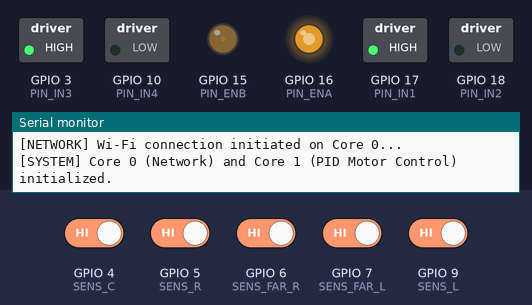
This program was run on a simulated ESP32-S3. On the bench: switched loads named in the program (green lamp = pin HIGH), output pins drawn as LEDs (lit = HIGH), the last lines printed to the serial monitor. The test bench sets the inputs (shaded band); at power-on: GPIO 4 (SENS_C), GPIO 5 (SENS_R), GPIO 6 (SENS_FAR_R), GPIO 7 (SENS_FAR_L), GPIO 9 (SENS_L) HIGH. WiFi joins after 1.5 s; servers stay silent unless stated.

Above: at 1.2 s.
1.3 s: GPIO 4 (SENS_C) driven LOW
At 2.1 s:
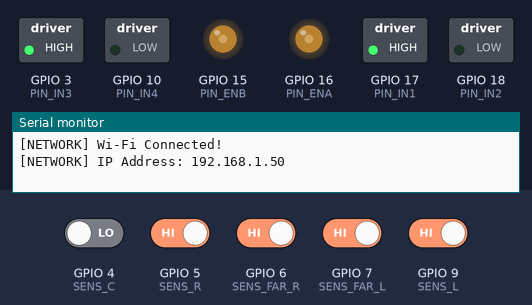
2.8 s: GPIO 5 (SENS_R) driven LOW
At 3.3 s:
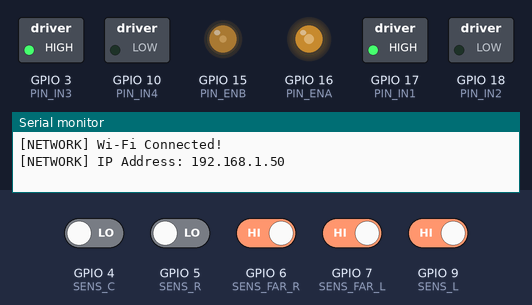
4.3 s: GPIO 7 (SENS_FAR_L) driven LOW
At 5.5 s:
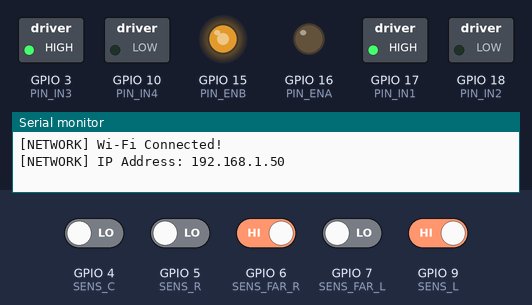
5.8 s: GPIO 9 (SENS_L) driven LOW
At 6.8 s:
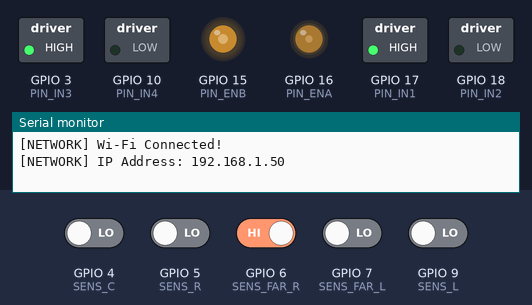
7.3 s: GPIO 6 (SENS_FAR_R) driven LOW
At 7.9 s:
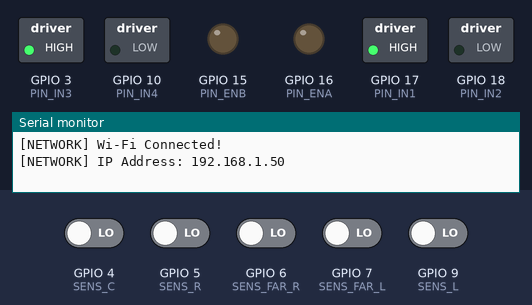
8.8 s: GPIO 4 (SENS_C) driven HIGH
At 10.2 s:
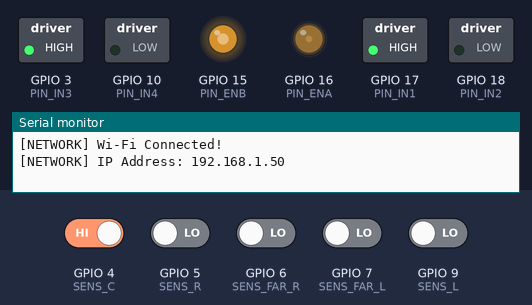
Timing chart, 0 to 11.3 s (numbered marks = the images above; inputs shaded):
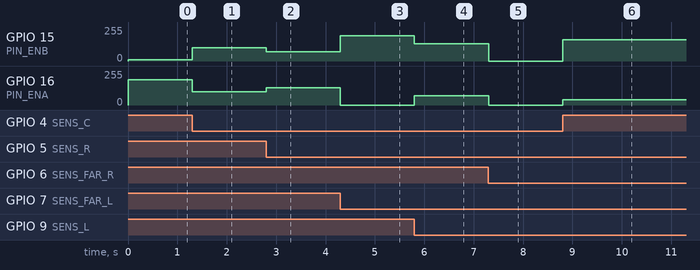

Measured:
- after the input at 1.3 s, GPIO 15 (PIN_ENB): 10/255 → 100/255 at once; GPIO 16 (PIN_ENA): 190/255 → 100/255 at once
- after the input at 2.8 s, GPIO 15 (PIN_ENB): 100/255 → 70/255 at once; GPIO 16 (PIN_ENA): 100/255 → 130/255 at once
- after the input at 4.3 s, GPIO 15 (PIN_ENB): 70/255 → 190/255 at once; GPIO 16 (PIN_ENA): 130/255 → 0/255 at once
- after the input at 5.8 s, GPIO 15 (PIN_ENB): 190/255 → 130/255 at once; GPIO 16 (PIN_ENA): 0/255 → 70/255 at once
- after the input at 7.3 s, GPIO 15 (PIN_ENB): 130/255 → 0/255 at once; GPIO 16 (PIN_ENA): 70/255 → 0/255 at once
- after the input at 8.8 s, GPIO 15 (PIN_ENB): 0/255 → 160/255 at once; GPIO 16 (PIN_ENA): 0/255 → 40/255 at once

The program:

main.cpp
```cpp
#include <Arduino.h>
#include "pins.h"
#include "motors.h"
#include "network_ota.h"

// PID Parameters
float Kp = 30.0, Ki = 0.0, Kd = 5.0;
int baseSpeed = 100, maxSpeed = 190;
float error = 0, lastError = 0, integral = 0;

// Task handle for Network Task
TaskHandle_t NetworkTaskHandle = NULL;

// =======================================================
// CORE 0: Dedicated EXCLUSIVELY to Wi-Fi / OTA Processing
// =======================================================
void NetworkTask(void * pvParameters) {
  for (;;) {
    handleNetwork();
    // Yield 10ms to give system tasks and Watchdog breathing room on Core 0
    vTaskDelay(pdMS_TO_TICKS(10));
  }
}

void setup() {
  Serial.begin(115200);
  neopixelWrite(RGB_LED_PIN, 0, 0, 0);

  // Initialize IR Sensor Inputs
  pinMode(SENS_FAR_L, INPUT);
  pinMode(SENS_L, INPUT);
  pinMode(SENS_C, INPUT);
  pinMode(SENS_R, INPUT);
  pinMode(SENS_FAR_R, INPUT);

  // 1. Initialize Motor Drivers FIRST
  initMotors();
  stopMotors();

  // 2. Initiate Non-blocking Wi-Fi
  initNetwork();

  // 3. Pin Network/OTA Handler strictly to CORE 0
  xTaskCreatePinnedToCore(
    NetworkTask,        /* Task function */
    "NetworkTask",      /* Name of task */
    8192,               /* Stack size (8KB) */
    NULL,               /* Parameter */
    1,                  /* Low priority to prevent blocking system tasks */
    &NetworkTaskHandle, /* Task handle */
    0                   /* CORE ID: 0 */
  );

  Serial.println("[SYSTEM] Core 0 (Network) and Core 1 (PID Motor Control) initialized.");
}

// =======================================================
// CORE 1: Dedicated EXCLUSIVELY to Real-Time PID & Motors
// =======================================================
void loop() {
  // 1. Read IR sensors (0 = Line Detected)
  int farL = digitalRead(SENS_FAR_L);
  int left = digitalRead(SENS_L);
  int cent = digitalRead(SENS_C);
  int right = digitalRead(SENS_R);
  int farR = digitalRead(SENS_FAR_R);

  // 2. Special Condition: All-Black (Intersection / Stop Line)
  if (farL == 0 && left == 0 && cent == 0 && right == 0 && farR == 0) {
    stopMotors();
    vTaskDelay(pdMS_TO_TICKS(1)); // Feed Watchdog
    return;
  }

  // 3. Position Error Mapping (-4.0 to +4.0)
  if      (cent == 0 && left == 1 && right == 1) error = 0.0;
  else if (left == 0 && cent == 0)                error = -1.0;
  else if (left == 0)                             error = -2.0;
  else if (farL == 0 && left == 0)                error = -3.0;
  else if (farL == 0)                             error = -4.0;
  else if (right == 0 && cent == 0)               error = 1.0;
  else if (right == 0)                            error = 2.0;
  else if (farR == 0 && right == 0)               error = 3.0;
  else if (farR == 0)                             error = 4.0;
  else {
    // Retain direction bias if line is temporarily lost
    error = (lastError >= 0) ? 3.0 : -3.0;
  }

  // 4. Compute PID output
  integral += error;
  integral = constrain(integral, -30, 30); // Prevent integral windup

  float derivative = error - lastError;
  float output = (Kp * error) + (Ki * integral) + (Kd * derivative);
  lastError = error;

  // 5. Differential Speed Output
  int leftMotorSpeed  = constrain(baseSpeed + output, 0, maxSpeed);
  int rightMotorSpeed = constrain(baseSpeed - output, 0, maxSpeed);

  setMotors(leftMotorSpeed, rightMotorSpeed);

  // Yield 1ms to feed Core 1's FreeRTOS Task Watchdog (1000 Hz control loop speed)
  vTaskDelay(pdMS_TO_TICKS(1));
}
```

motors.h
```cpp
//motors.h
#ifndef MOTORS_H
#define MOTORS_H

// Core hardware control
void initMotors();
void setMotors(int leftSpeed, int rightSpeed);

// Movement directions
void moveForward(int speed);
void moveBackward(int speed);
void turnLeft(int speed);
void turnRight(int speed);
void stopMotors();

#endif // MOTORS_H
```

network_ota.h
```cpp
//network_ota.h
#ifndef NETWORK_OTA_H
#define NETWORK_OTA_H

#include <Arduino.h>

// Starts non-blocking Wi-Fi and OTA initialization
void initNetwork();

// Manages background Wi-Fi reconnection and OTA uploads without blocking the main loop
void handleNetwork();

#endif // NETWORK_OTA_H
```

motors.cpp
```cpp
//motors.cpp
#include <Arduino.h>
#include "pins.h"
#include "motors.h"

void initMotors() {
  pinMode(PIN_ENA, OUTPUT);
  pinMode(PIN_IN1, OUTPUT);
  pinMode(PIN_IN2, OUTPUT);
  pinMode(PIN_ENB, OUTPUT);
  pinMode(PIN_IN3, OUTPUT);
  pinMode(PIN_IN4, OUTPUT);
}

void setMotors(int leftSpeed, int rightSpeed) {
  // Left Motor Control
  if (leftSpeed >= 0) {
    digitalWrite(PIN_IN1, HIGH);
    digitalWrite(PIN_IN2, LOW);
    analogWrite(PIN_ENA, leftSpeed);
  } else {
    digitalWrite(PIN_IN1, LOW);
    digitalWrite(PIN_IN2, HIGH);
    analogWrite(PIN_ENA, -leftSpeed);
  }

  // Right Motor Control
  if (rightSpeed >= 0) {
    digitalWrite(PIN_IN3, HIGH);
    digitalWrite(PIN_IN4, LOW);
    analogWrite(PIN_ENB, rightSpeed);
  } else {
    digitalWrite(PIN_IN3, LOW);
    digitalWrite(PIN_IN4, HIGH);
    analogWrite(PIN_ENB, -rightSpeed);
  }
}

void moveForward(int speed)  { setMotors(speed, speed); }
void moveBackward(int speed) { setMotors(-speed, -speed); }
void turnLeft(int speed)     { setMotors(-speed, speed); }
void turnRight(int speed)    { setMotors(speed, -speed); }
void stopMotors()            { setMotors(0, 0); }
```

network_ota.cpp
```cpp
#include "network_ota.h"
#include <WiFi.h>
#include <ESPmDNS.h>
#include <WiFiUdp.h>
#include <ArduinoOTA.h>

const char* ssid = "ABDELLAH HE";
const char* password = "123456789000";

bool otaInitialized = false;

void initNetwork() {
  WiFi.mode(WIFI_STA);
  // DISABLE power saving mode to stop ESP32-S3 brownouts during Wi-Fi transmission
  WiFi.setSleep(false);
  WiFi.begin(ssid, password);
  Serial.println("[NETWORK] Wi-Fi connection initiated on Core 0...");
}

void handleNetwork() {
  if (WiFi.status() == WL_CONNECTED) {
    if (!otaInitialized) {
      Serial.println("\n[NETWORK] Wi-Fi Connected!");
      Serial.print("[NETWORK] IP Address: ");
      Serial.println(WiFi.localIP());

      ArduinoOTA.setHostname("esp32s3-pid-linefollower");
      ArduinoOTA.setPassword("admin");

      ArduinoOTA.onStart([]() {
        Serial.println("[OTA] Firmware update starting...");
      });
      ArduinoOTA.onEnd([]() {
        Serial.println("\n[OTA] Update Complete.");
      });
      ArduinoOTA.onError([](ota_error_t error) {
        Serial.printf("[OTA] Error[%u]\n", error);
      });

      ArduinoOTA.begin();
      otaInitialized = true;
    }

    ArduinoOTA.handle();
  } else {
    if (otaInitialized) {
      Serial.println("[NETWORK] Wi-Fi connection lost. Waiting to reconnect...");
      otaInitialized = false;
    }
  }
}
```

pins.h
```cpp
//pins.h

#ifndef PINS_H
#define PINS_H

// --- ONBOARD RGB LED ---
#define RGB_LED_PIN  48

// --- 5-CHANNEL SENSOR PINS ---
#define SENS_FAR_L   7
#define SENS_L       9
#define SENS_C       4
#define SENS_R       5
#define SENS_FAR_R   6

// --- NEW MOTOR DRIVER PINS (100% Conflict-Free) ---
#define PIN_ENA      16  // Speed Left (PWM) - Keep (Safe!)
#define PIN_IN1      17  // Dir Left 1       - Keep (Safe!)
#define PIN_IN2      18  // Dir Left 2       - Changed from 8 (JTAG) to 18 (Safe!)

#define PIN_ENB      15  // Speed Right (PWM)- Changed from 40 (MTDO) to 15 (Safe!)
#define PIN_IN3      3  // Dir Right 1      - Changed from 39 (MTCK) to 21 (Safe!)
#define PIN_IN4      10  // Dir Right 2      - Changed from 38 (FSPIWP) to 47 (Safe!)

#endif // PINS_H
```
